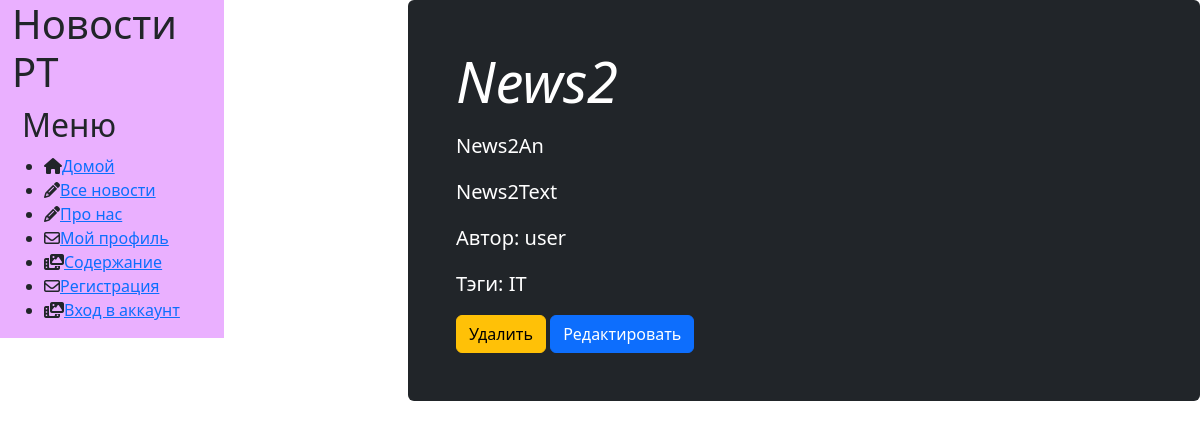
Page /news/show/2 on the committed database.
### news/models.py (models this page shows, shortened)
class Article(models.Model):
    categories = (('E', 'Economics'), ('S', 'Science'), ('IT', 'IT'))
    author = models.ForeignKey(User, on_delete=models.SET_NULL, null=True)
    title = models.CharField('Название', max_length=50, default='')
    anouncement = models.TextField('Аннотация', max_length=250)
    text = models.TextField('Текст новости')
    date = models.DateTimeField('Дата публикации', auto_created='', auto_now=True)
    category = models.CharField(choices=categories, max_length=10, verbose_name='Категории')
    tags = models.ManyToManyField(to=Tag, blank=True)
    slug = models.SlugField(unique=True)  # самозаполняемое поле, unique=True дает ошибку при миграции в уже созданную таблицу
    objects = models.Manager()  # покажет только сегодняшние новости
    published = PublishedToday()  # покажет только сегодняшние новости
    class Meta:
        ordering = ['title', 'date']
        verbose_name = 'Новост'
        verbose_name_plural = 'Новостииии'

class Tag(models.Model):
    title = models.CharField(max_length=80)
    status = models.BooleanField(default=True)
    class Meta:
        ordering = ['title', 'status']
        verbose_name = 'Тэг'
        verbose_name_plural = 'Тэги'

### news/views.py (the view)
# urls.py: path('show/<int:pk>', views.ArticleDetailView.as_view(), name='news_detail'),
class ArticleDetailView(DetailView):
    model = Article
    template_name = 'news/news_detail.html'
    context_object_name = 'article'

### news/templates/news/news_detail.html (shortened to what this page needs)
{% extends 'main/base_template.html' %}
{% load static %}
{% load bootstrap5 %}
{% block content %}
        <div class="row">
                    <div class="single_news">
                        <div class="p-4 p-md-5 text-white rounded bg-dark" >
                                <div class="col-md-6 px-0">
                                  <h1 class="display-4 fst-italic"> {{ article.title }}</h1>
                                  <p class="lead my-3">{{ article.anouncement }}</p>
                                    <p class="lead my-3">{{ article.text }}</p>
                                  <p class="lead my-3">Автор: {{ article.author }}</p>
                                    <p class="lead my-3"> Тэги: {% for t in article.tags.all %} {{ t.title }} {% endfor %}</p>
                                </div>
                                    <a class="btn btn-warning" href="{% url 'news_delete'  article.pk%}">Удалить</a>
                                    <a class="btn btn-primary" href="{% url 'news_update'  article.pk%}">Редактировать</a>
                        </div>
                    </div>
        </div>
{% endblock %}

### main/static/main/css/style.css (style rules this page uses)
body { margin: 20px; background: #EAB0FF; }

### rows in the picture
Article: title "News2", anouncement "News2An", text "News2Text", author "user"
Tag: title "IT"
